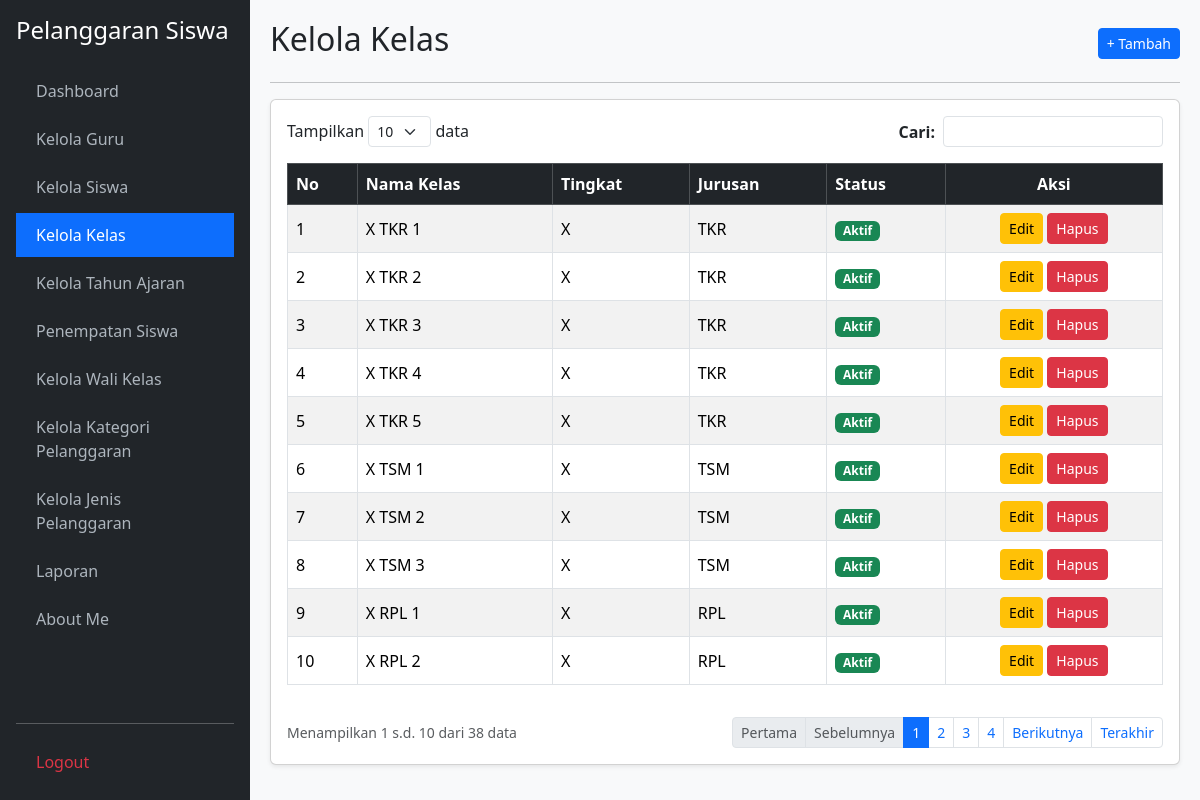
The page /kelola_kelas.php (signed in) on the database its author committed.
### tables this page shows
CREATE TABLE `t_kelas` (
  `id` int(11) NOT NULL,
  `nama` varchar(100) NOT NULL,
  `tingkat` varchar(20) DEFAULT NULL,
  `jurusan` varchar(100) DEFAULT NULL,
  `status_aktif` tinyint(1) DEFAULT 1,
  `created_at` timestamp NULL DEFAULT NULL,
  `updated_at` timestamp NULL DEFAULT NULL
);

### kelola_kelas.php (the view, shortened to what this page needs)
<?php
require_once 'koneksi.php';
$aksi = $_GET['aksi'] ?? '';
$edit_id = $_GET['edit'] ?? '';
$edit = $edit_id ? mysqli_fetch_assoc(mysqli_query($koneksi, "SELECT * FROM t_kelas WHERE id='$edit_id'")) : null;
$limit = 10;
$h = max(1, (int)($_GET['halaman'] ?? 1));
$offset = ($h - 1) * $limit;
$cari = mysqli_real_escape_string($koneksi, $_GET['cari'] ?? '');
$where = $cari ? "WHERE nama LIKE '%$cari%' OR tingkat LIKE '%$cari%' OR jurusan LIKE '%$cari%'" : "";
$total = mysqli_num_rows(mysqli_query($koneksi, "SELECT 1 FROM t_kelas $where"));
$pages = ceil($total / $limit);
$data = mysqli_query($koneksi, "SELECT * FROM t_kelas $where LIMIT $offset, $limit");
$no = $offset + 1;
?>
<!DOCTYPE html>
<html lang="id">
<head>
    <link href="https://cdn.jsdelivr.net/npm/bootstrap@5.3.2/dist/css/bootstrap.min.css" rel="stylesheet">
</head>
<body>
    <div class="sidebar d-flex flex-column p-3">
        <h4 class="text-white mb-4">Pelanggaran Siswa</h4>
        <ul class="nav nav-pills flex-column mb-auto">
            <li class="nav-item mb-1"><a href="dashboard.php">Dashboard</a></li>
            <li class="nav-item mb-1"><a href="kelola_guru.php">Kelola Guru</a></li>
            <li class="nav-item mb-1"><a href="kelola_siswa.php">Kelola Siswa</a></li>
            <li class="nav-item mb-1"><a href="kelola_kelas.php" class="active" >Kelola Kelas</a></li>
            <li class="nav-item mb-1"><a href="kelola_tahun_ajaran.php">Kelola Tahun Ajaran</a></li>
            <li class="nav-item mb-1"><a href="penempatan_siswa.php">Penempatan Siswa</a></li>
            <li class="nav-item mb-1"><a href="kelola_wali_kelas.php">Kelola Wali Kelas</a></li>
            <li class="nav-item mb-1"><a href="kelola_kategori_pelanggaran.php">Kelola Kategori Pelanggaran</a></li>
            <li class="nav-item mb-1"><a href="kelola_jenis_pelanggaran.php">Kelola Jenis Pelanggaran</a></li>
            <li class="nav-item mb-1"><a href="laporan.php">Laporan</a></li>
            <li class="nav-item mb-1"><a href="about_me.php">About Me</a></li>
        </ul>
        <hr><a href="logout.php" class="text-danger">Logout</a>
    </div>
    <div class="main-content">
        <?php if ($aksi === 'tambah' || $edit): ?>
            <div class="d-flex justify-content-between align-items-center mb-3">
                <h2><?= $edit ? 'Edit Data Kelas' : 'Tambah Data Kelas'; ?></h2>
                <a href="kelola_kelas.php" class="btn btn-secondary btn-sm">&larr; Kembali</a>
            </div>
            <hr>
            <div class="card shadow-sm"><div class="card-body">
                <form method="POST">
                    <input type="hidden" name="id" value="<?= $edit['id'] ?? ''; ?>">
                    <div class="mb-3">
                        <label class="form-label fw-bold">Nama Kelas:</label>
                        <input type="text" name="nama" class="form-control" value="<?= htmlspecialchars($edit['nama'] ?? ''); ?>" required>
                    </div>
                    <div class="mb-3">
                        <label class="form-label fw-bold">Tingkat:</label>
                        <input type="text" name="tingkat" class="form-control" value="<?= htmlspecialchars($edit['tingkat'] ?? ''); ?>" placeholder="Contoh: XII">
                    </div>
                    <div class="mb-3">
                        <label class="form-label fw-bold">Jurusan:</label>
                        <input type="text" name="jurusan" class="form-control" value="<?= htmlspecialchars($edit['jurusan'] ?? ''); ?>" placeholder="Contoh: RPL">
                    </div>
                    <div class="mb-3">
                        <label class="form-label fw-bold">Status Aktif:</label>
                        <select name="status_aktif" class="form-control" required>
                            <option value="Aktif" <?= (($edit['status_aktif'] ?? 1) == 1 || ($edit['status_aktif'] ?? '') == 'Aktif') ? 'selected' : ''; ?>>Aktif</option>
                            <option value="Tidak Aktif" <?= (($edit['status_aktif'] ?? 1) == 0 || ($edit['status_aktif'] ?? '') == 'Tidak Aktif') ? 'selected' : ''; ?>>Tidak Aktif</option>
                        </select>
                    </div>
                    <hr>
                    <div class="d-flex justify-content-end">
                        <a href="kelola_kelas.php" class="btn btn-secondary me-2">Batal</a>
                        <button type="submit" name="simpan" class="btn btn-primary">Simpan</button>
                    </div>
                </form>
            </div></div>
        <?php else: ?>
            <div class="d-flex justify-content-between align-items-center mb-2">
                <h2>Kelola Kelas</h2>
                <a href="?aksi=tambah" class="btn btn-primary btn-sm">+ Tambah</a>
            </div>
            <hr>
            <div class="card shadow-sm"><div class="card-body">
                <div class="row mb-3 justify-content-between">
                    <div class="col-auto">Tampilkan <select class="form-select form-select-sm d-inline-block w-auto"><option>10</option></select> data</div>
                    <div class="col-auto">
                        <form method="GET" class="d-flex align-items-center">
                            <label class="me-2 mb-0 fw-bold">Cari:</label>
                            <input type="text" name="cari" class="form-control form-control-sm" value="<?= htmlspecialchars($cari); ?>">
                        </form>
                    </div>
                </div>
                <div class="table-responsive">
                    <table class="table table-bordered table-striped align-middle">
                        <thead class="table-dark">
                            <tr><th>No</th><th>Nama Kelas</th><th>Tingkat</th><th>Jurusan</th><th>Status</th><th class="text-center">Aksi</th></tr>
                        </thead>
                        <tbody>
                            <?php while($r = mysqli_fetch_assoc($data)): ?>
                            <tr>
                                <td><?= $no++; ?></td>
                                <td><?= htmlspecialchars($r['nama']); ?></td>
                                <td><?= htmlspecialchars($r['tingkat']); ?></td>
                                <td><?= htmlspecialchars($r['jurusan']); ?></td>
                                <td>
                                    <span class="badge bg-<?= ($r['status_aktif'] == 1 || $r['status_aktif'] == 'Aktif') ? 'success' : 'secondary'; ?>">
                                        <?= ($r['status_aktif'] == 1 || $r['status_aktif'] == 'Aktif') ? 'Aktif' : 'Tidak Aktif'; ?>
                                    </span>
                                </td>
                                <td class="text-center">
                                    <a href="?edit=<?= $r['id']; ?>" class="btn btn-sm btn-warning">Edit</a>
                                    <a href="?hapus=<?= $r['id']; ?>" class="btn btn-sm btn-danger" onclick="return confirm('Hapus data kelas ini?')">Hapus</a>
                                </td>
                            </tr>
                            <?php endwhile; if(!$total): ?>
                            <tr><td colspan="6" class="text-center text-muted">Data kelas tidak ditemukan.</td></tr>
                            <?php endif; ?>
                        </tbody>
                    </table>
                </div>
                <div class="d-flex justify-content-between align-items-center mt-3">
                    <small class="text-muted">Menampilkan <?= $total ? $offset + 1 : 0; ?> s.d. <?= min($offset + $limit, $total); ?> dari <?= $total; ?> data</small>
                    <ul class="pagination pagination-sm mb-0">
                        <li class="page-item <?= $h <= 1 ? 'disabled' : ''; ?>"><a class="page-link" href="?halaman=1&cari=<?= $cari; ?>">Pertama</a></li>
                        <li class="page-item <?= $h <= 1 ? 'disabled' : ''; ?>"><a class="page-link" href="?halaman=<?= $h-1; ?>&cari=<?= $cari; ?>">Sebelumnya</a></li>
                        <?php for($i=1; $i<=$pages; $i++): ?>
                            <li class="page-item <?= $h == $i ? 'active' : ''; ?>"><a class="page-link" href="?halaman=<?= $i; ?>&cari=<?= $cari; ?>"><?= $i; ?></a></li>
                        <?php endfor; ?>
                        <li class="page-item <?= $h >= $pages ? 'disabled' : ''; ?>"><a class="page-link" href="?halaman=<?= $h+1; ?>&cari=<?= $cari; ?>">Berikutnya</a></li>
                        <li class="page-item <?= $h >= $pages ? 'disabled' : ''; ?>"><a class="page-link" href="?halaman=<?= $pages; ?>&cari=<?= $cari; ?>">Terakhir</a></li>
                    </ul>
                </div>
            </div></div>
        <?php endif; ?>
    </div>
</body>
</html>

### kelola_kelas.php (style rules this page uses)
body { background: #f8f9fa; }
.sidebar { min-height: 100vh; background: #212529; color: #fff; position: fixed; width: 250px; top: 0; left: 0; }
.sidebar a { color: #adb5bd; text-decoration: none; display: block; padding: 10px 20px; }
.sidebar a:hover, .sidebar a.active { color: #fff; background: #0d6efd; }
.main-content { margin-left: 250px; padding: 20px; }

### rows shown on the page
t_kelas: nama "X TKR 1", tingkat "X", jurusan "TKR", status_aktif "Aktif"
t_kelas: nama "X TKR 2", tingkat "X", jurusan "TKR", status_aktif "Aktif"
t_kelas: nama "X TKR 3", tingkat "X", jurusan "TKR", status_aktif "Aktif"
t_kelas: nama "X TKR 4", tingkat "X", jurusan "TKR", status_aktif "Aktif"
t_kelas: nama "X TKR 5", tingkat "X", jurusan "TKR", status_aktif "Aktif"
t_kelas: nama "X TSM 1", tingkat "X", jurusan "TSM", status_aktif "Aktif"
t_kelas: nama "X TSM 2", tingkat "X", jurusan "TSM", status_aktif "Aktif"
t_kelas: nama "X TSM 3", tingkat "X", jurusan "TSM", status_aktif "Aktif"
t_kelas: nama "X RPL 1", tingkat "X", jurusan "RPL", status_aktif "Aktif"
t_kelas: nama "X RPL 2", tingkat "X", jurusan "RPL", status_aktif "Aktif"

### other values the page prints
$offset + 1 "1"
min($offset + $limit, $total) "10"
$total "38"
